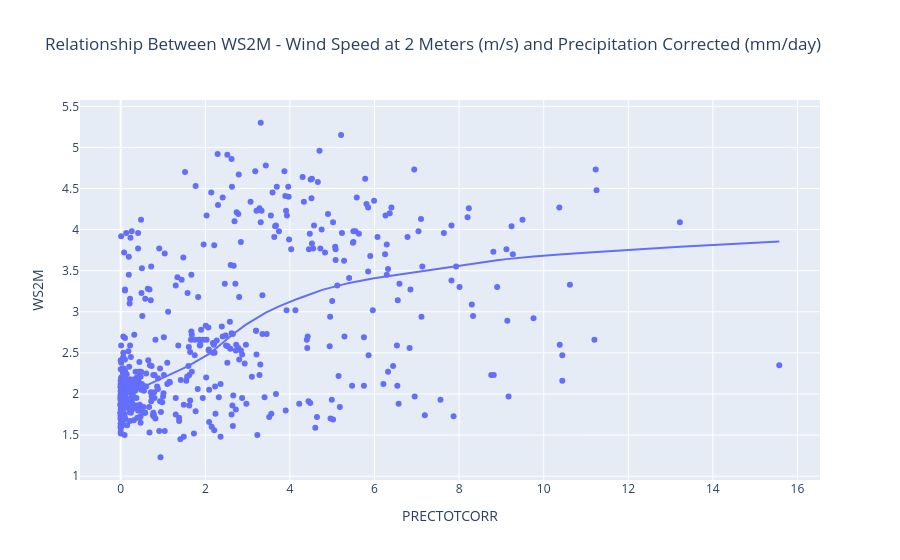

This figure's notebook cell:
### Markdown cell above
## Relationship Between WS2M - Wind Speed at 2 Meters (m/s) and Precipitation Corrected (mm/day)

### Code cell
fig = px.scatter(data_frame=district, 
    x = "PRECTOTCORR", 
    y="WS2M",
    trendline=trendline_param,
    title="Relationship Between WS2M - Wind Speed at 2 Meters (m/s) and Precipitation Corrected (mm/day)")

fig.show()

### Figure 1 — Plotly figure (JSON) as saved in the notebook; plotly's stock layout.template omitted (floating-point values rounded to 4 significant figures; data arrays with more than 128 entries replaced by an {"elided": "..."} marker saying what was removed)
{"data": [{"hovertemplate": "PRECTOTCORR=%{x}<br>WS2M=%{y}<extra></extra>", "legendgroup": "", "marker": {"color": "#636efa", "symbol": "circle"}, "mode": "markers", "name": "", "orientation": "v", "showlegend": false, "type": "scatter", "x": {"elided": "533 float values"}, "xaxis": "x", "y": {"elided": "533 float values"}, "yaxis": "y"}, {"hovertemplate": "<b>LOWESS trendline</b><br><br>PRECTOTCORR=%{x}<br>WS2M=%{y} <b>(trend)</b><extra></extra>", "legendgroup": "", "marker": {"color": "#636efa", "symbol": "circle"}, "mode": "lines", "name": "", "showlegend": false, "type": "scatter", "x": {"elided": "533 float values"}, "xaxis": "x", "y": {"elided": "533 float values"}, "yaxis": "y"}], "layout": {"legend": {"tracegroupgap": 0}, "title": {"text": "Relationship Between WS2M - Wind Speed at 2 Meters (m/s) and Precipitation Corrected (mm/day)"}, "xaxis": {"anchor": "y", "domain": [0, 1], "title": {"text": "PRECTOTCORR"}}, "yaxis": {"anchor": "x", "domain": [0, 1], "title": {"text": "WS2M"}}}}
